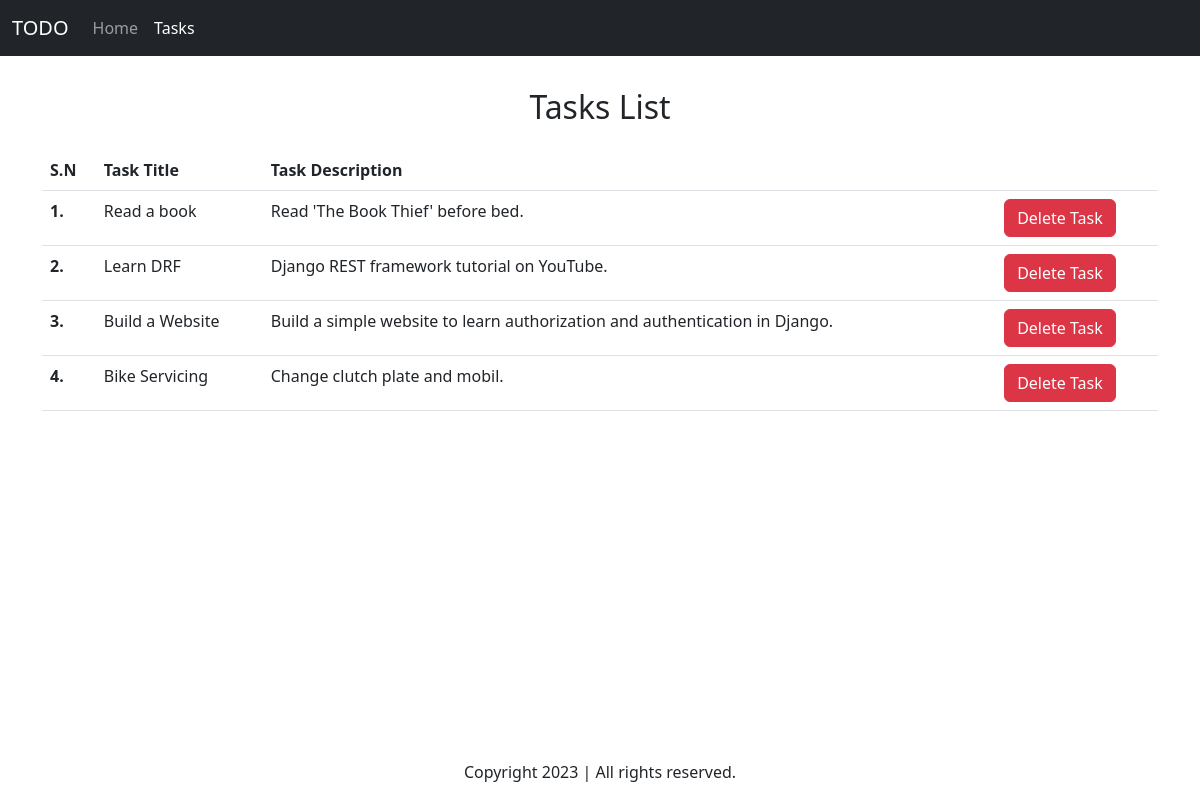
The page /tasks on the database its author committed.
### home/models.py (models this page shows, shortened)
class Task(models.Model):
    taskTitle = models.CharField(max_length=36)
    taskDesc = models.TextField()
    time = models.DateTimeField(auto_now_add=True)

### home/views.py (the view)
# urls.py: path('tasks', views.tasks, name='about'),
def tasks(request):
    allTasks = Task.objects.all()
    if request.method == 'POST':
        task_id = request.POST.get('task-id')
        task = Task.objects.filter(id=task_id).first()
        if task is not None:
            task.delete()
    context = {'tasks': allTasks}
    return render(request, 'tasks.html', context)

### templates/tasks.html (shortened to what this page needs)
<!DOCTYPE html>
<html lang="en">
<head>
    <link href="https://cdn.jsdelivr.net/npm/bootstrap@5.3.0-alpha2/dist/css/bootstrap.min.css" rel="stylesheet"
>
</head>
<body>
    <nav class="navbar navbar-expand-lg navbar-dark bg-dark">
        <div class="container-fluid">
            <a class="navbar-brand" href="#">TODO</a>
            <div class="collapse navbar-collapse" id="navbarSupportedContent">
                <ul class="navbar-nav me-auto mb-2 mb-lg-0">
                    <li class="nav-item">
                        <a class="nav-link" aria-current="page" href="/">Home</a>
                    </li>
                    <li class="nav-item">
                        <a class="nav-link active" href="/tasks">Tasks</a>
                    </li>
                </ul>
            </div>
        </div>
    </nav>
    <div class="container my-3">
        <h2 class="text-center py-3">
            Tasks List
        </h2>
        <table class="table">
            <thead>
                <tr>
                    <th scope="col">S.N</th>
                    <th scope="col">Task Title</th>
                    <th scope="col">Task Description</th>
                    <th scope="col"></th>
                </tr>
            </thead>
            <tbody>
                {% for task in tasks %}
                <tr>
                    <th scope="row">{{forloop.counter}}.</th>
                    <td>{{ task.taskTitle }}</td>
                    <td>{{ task.taskDesc }}</td>
                    <td>
                        <form method="post">
                            <button type="submit" class="btn btn-danger" name="task-id"
                                value="{{ task.id }}">Delete Task</button>
                        </form>
                    </td>
                </tr>
                {% endfor %}
            </tbody>
        </table>
    </div>
    <footer>
        <p class="text-center fixed-bottom">
            Copyright 2023 | All rights reserved.
        </p>
    </footer>
</body>
</html>

### rows shown on the page
Task: taskTitle "Read a book", taskDesc "Read 'The Book Thief' before bed.", {{ task.id }} 5 (drawn)
Task: taskTitle "Learn DRF", taskDesc "Django REST framework tutorial on YouTube.", {{ task.id }} 7 (drawn)
Task: taskTitle "Build a Website", taskDesc "Build a simple website to learn authorization and authentication in Django.", {{ task.id }} 8 (drawn)
Task: taskTitle "Bike Servicing", taskDesc "Change clutch plate and mobil.", {{ task.id }} 11 (drawn)
